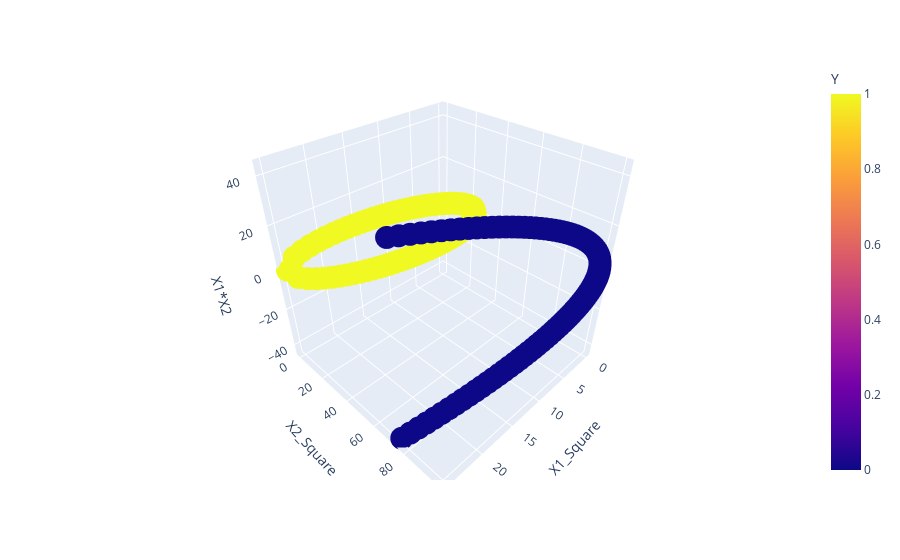

Notebook code for this chart:
### Code cell
import plotly.express as px
fig = px.scatter_3d(df,x='X1_Square',y='X2_Square',z='X1*X2',color='Y')
fig.show()

### Figure 1 — Plotly figure (JSON) as saved in the notebook; plotly's stock layout.template omitted (floating-point values rounded to 4 significant figures; data arrays with more than 128 entries replaced by an {"elided": "..."} marker saying what was removed)
{"data": [{"hovertemplate": "X1_Square=%{x}<br>X2_Square=%{y}<br>X1*X2=%{z}<br>Y=%{marker.color}<extra></extra>", "legendgroup": "", "marker": {"color": {"elided": "400 int values"}, "coloraxis": "coloraxis", "symbol": "circle"}, "mode": "markers", "name": "", "scene": "scene", "showlegend": false, "type": "scatter3d", "x": {"elided": "400 float values"}, "y": {"elided": "400 float values"}, "z": {"elided": "400 float values"}}], "layout": {"coloraxis": {"colorbar": {"title": {"text": "Y"}}, "colorscale": [[0, "#0d0887"], [0.1111, "#46039f"], [0.2222, "#7201a8"], [0.3333, "#9c179e"], [0.4444, "#bd3786"], [0.5556, "#d8576b"], [0.6667, "#ed7953"], [0.7778, "#fb9f3a"], [0.8889, "#fdca26"], [1, "#f0f921"]]}, "legend": {"tracegroupgap": 0}, "margin": {"t": 60}, "scene": {"domain": {"x": [0, 1], "y": [0, 1]}, "xaxis": {"title": {"text": "X1_Square"}}, "yaxis": {"title": {"text": "X2_Square"}}, "zaxis": {"title": {"text": "X1*X2"}}}}}
